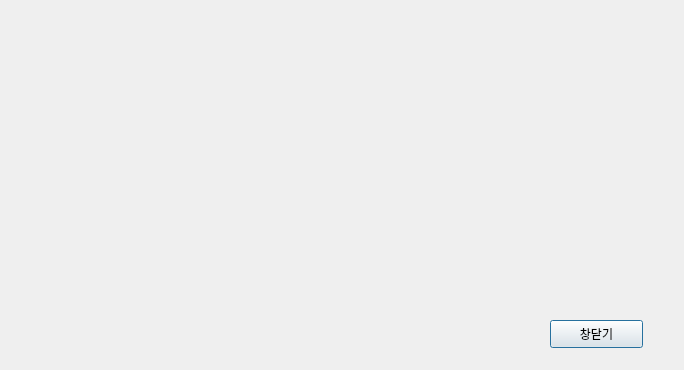
<?xml version="1.0" encoding="UTF-8"?>
<ui version="4.0">
 <class>Dialog</class>
 <widget class="QDialog" name="Dialog">
  <property name="geometry">
   <rect>
    <x>0</x>
    <y>0</y>
    <width>684</width>
    <height>370</height>
   </rect>
  </property>
  <property name="windowTitle">
   <string>Dialog</string>
  </property>
  <widget class="QPushButton" name="home">
   <property name="geometry">
    <rect>
     <x>550</x>
     <y>320</y>
     <width>93</width>
     <height>28</height>
    </rect>
   </property>
   <property name="text">
    <string>창닫기</string>
   </property>
  </widget>
  <widget class="QWidget" name="verticalLayoutWidget">
   <property name="geometry">
    <rect>
     <x>40</x>
     <y>10</y>
     <width>601</width>
     <height>291</height>
    </rect>
   </property>
   <layout class="QVBoxLayout" name="graph_layout"/>
  </widget>
 </widget>
 <resources/>
 <connections/>
</ui>
